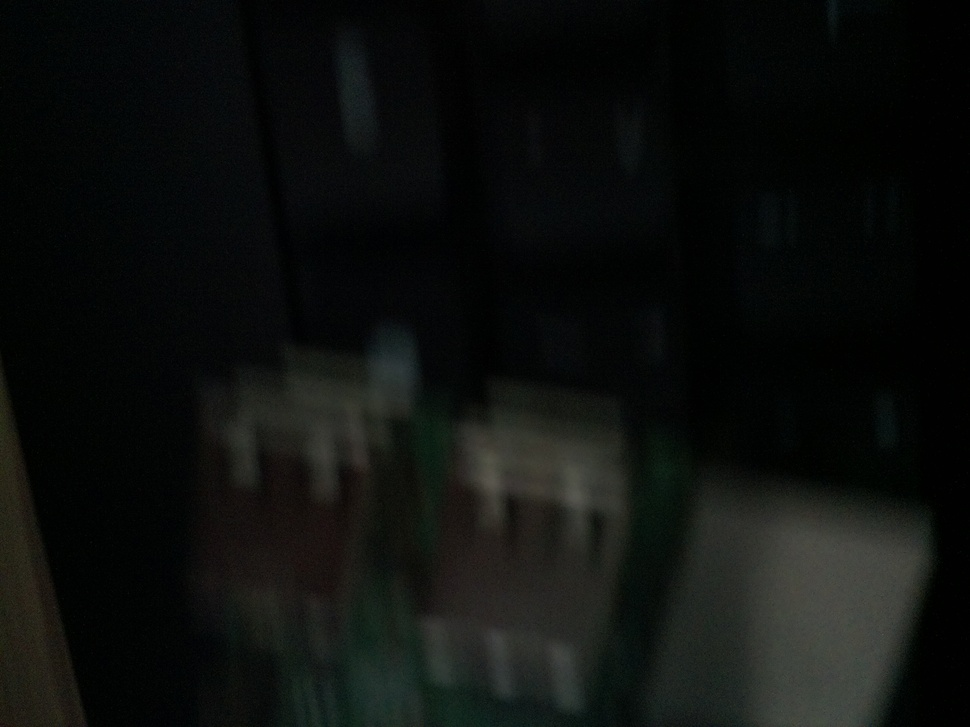
#> input picture temp.jpg, 970 x 727 px, shrunk from 2592 x 1944 before the run
$ python test.py
#> lines starting #> are read from the running program, lines starting #| are printed output that depends on the picture; after the words box and inside, x2 and y2 are one past the last pixel; in counts of white or black regions, pixels touching at a corner belong together; long printed decimals are rounded
import cv2
import os
import time

while True:
    print("Checking for green leaf...")

    os.system("rpicam-still -o temp.jpg")

    img = cv2.imread("temp.jpg")
#> img is the input picture: shape (727, 970, 3); mean B, G, R 13.9, 15.8, 13.6
    hsv = cv2.cvtColor(img, cv2.COLOR_BGR2HSV)
#> hsv: shape (727, 970, 3); mean H, S, V 63.5, 95.5, 16.4

    lower_green = (35, 50, 50)
    upper_green = (85, 255, 255)

    mask = cv2.inRange(hsv, lower_green, upper_green)
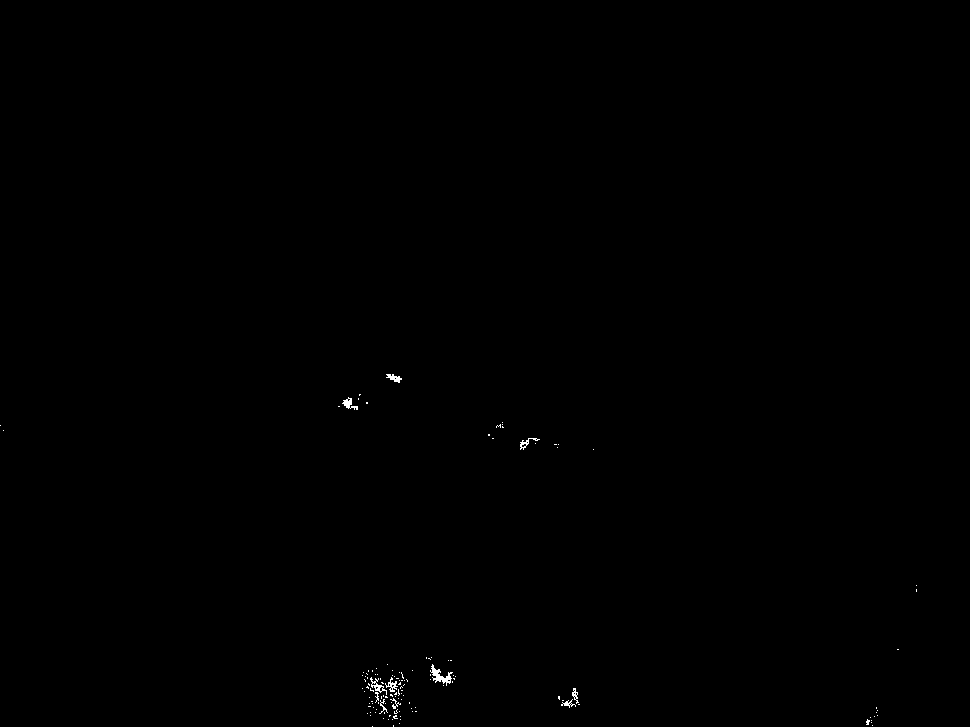
#> mask: shape (727, 970); 0.15% white in thin lines or dots, all inside (x1, y1, x2, y2) = (0, 374, 917, 727)

    green = cv2.countNonZero(mask)
#> green = 1043
    total = img.size / 3
#> total = 705190
    percent = (green / total) * 100
#> percent = 0.148

    print("green %:", percent)
#| green %: 0.1479

    if percent > 30:
        print("Leaf detected! Capturing final image...")
        os.system("rpicam-still -o plant.jpg")
        break

    time.sleep(2)
